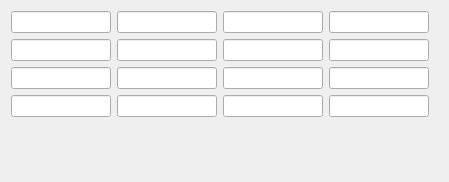
<?xml version="1.0" encoding="UTF-8"?>
<ui version="4.0">
 <class>MatrixChip_Dlg</class>
 <widget class="QWidget" name="MatrixChip_Dlg">
  <property name="geometry">
   <rect>
    <x>0</x>
    <y>0</y>
    <width>449</width>
    <height>182</height>
   </rect>
  </property>
  <property name="windowTitle">
   <string>Form</string>
  </property>
  <layout class="QGridLayout" name="gridLayout_2">
   <item row="0" column="0">
    <layout class="QVBoxLayout" name="verticalLayout">
     <item>
      <layout class="QHBoxLayout" name="horizontalLayout">
       <item>
        <layout class="QGridLayout" name="gridLayout">
         <item row="0" column="0">
          <widget class="QLineEdit" name="lineEdit_1">
           <property name="maxLength">
            <number>64</number>
           </property>
           <property name="alignment">
            <set>Qt::AlignRight|Qt::AlignTrailing|Qt::AlignVCenter</set>
           </property>
          </widget>
         </item>
         <item row="0" column="1">
          <widget class="QLineEdit" name="lineEdit_2">
           <property name="maxLength">
            <number>64</number>
           </property>
           <property name="alignment">
            <set>Qt::AlignRight|Qt::AlignTrailing|Qt::AlignVCenter</set>
           </property>
          </widget>
         </item>
         <item row="0" column="2">
          <widget class="QLineEdit" name="lineEdit_3">
           <property name="maxLength">
            <number>64</number>
           </property>
           <property name="alignment">
            <set>Qt::AlignRight|Qt::AlignTrailing|Qt::AlignVCenter</set>
           </property>
          </widget>
         </item>
         <item row="0" column="3">
          <widget class="QLineEdit" name="lineEdit_4">
           <property name="maxLength">
            <number>64</number>
           </property>
           <property name="alignment">
            <set>Qt::AlignRight|Qt::AlignTrailing|Qt::AlignVCenter</set>
           </property>
          </widget>
         </item>
         <item row="1" column="0">
          <widget class="QLineEdit" name="lineEdit_5">
           <property name="maxLength">
            <number>64</number>
           </property>
           <property name="alignment">
            <set>Qt::AlignRight|Qt::AlignTrailing|Qt::AlignVCenter</set>
           </property>
          </widget>
         </item>
         <item row="1" column="1">
          <widget class="QLineEdit" name="lineEdit_6">
           <property name="maxLength">
            <number>64</number>
           </property>
           <property name="alignment">
            <set>Qt::AlignRight|Qt::AlignTrailing|Qt::AlignVCenter</set>
           </property>
          </widget>
         </item>
         <item row="1" column="2">
          <widget class="QLineEdit" name="lineEdit_7">
           <property name="maxLength">
            <number>64</number>
           </property>
           <property name="alignment">
            <set>Qt::AlignRight|Qt::AlignTrailing|Qt::AlignVCenter</set>
           </property>
          </widget>
         </item>
         <item row="1" column="3">
          <widget class="QLineEdit" name="lineEdit_8">
           <property name="maxLength">
            <number>64</number>
           </property>
           <property name="alignment">
            <set>Qt::AlignRight|Qt::AlignTrailing|Qt::AlignVCenter</set>
           </property>
          </widget>
         </item>
         <item row="2" column="0">
          <widget class="QLineEdit" name="lineEdit_9">
           <property name="maxLength">
            <number>64</number>
           </property>
           <property name="alignment">
            <set>Qt::AlignRight|Qt::AlignTrailing|Qt::AlignVCenter</set>
           </property>
          </widget>
         </item>
         <item row="2" column="1">
          <widget class="QLineEdit" name="lineEdit_10">
           <property name="maxLength">
            <number>64</number>
           </property>
           <property name="alignment">
            <set>Qt::AlignRight|Qt::AlignTrailing|Qt::AlignVCenter</set>
           </property>
          </widget>
         </item>
         <item row="2" column="2">
          <widget class="QLineEdit" name="lineEdit_11">
           <property name="maxLength">
            <number>64</number>
           </property>
           <property name="alignment">
            <set>Qt::AlignRight|Qt::AlignTrailing|Qt::AlignVCenter</set>
           </property>
          </widget>
         </item>
         <item row="2" column="3">
          <widget class="QLineEdit" name="lineEdit_12">
           <property name="maxLength">
            <number>64</number>
           </property>
           <property name="alignment">
            <set>Qt::AlignRight|Qt::AlignTrailing|Qt::AlignVCenter</set>
           </property>
          </widget>
         </item>
         <item row="3" column="0">
          <widget class="QLineEdit" name="lineEdit_13">
           <property name="maxLength">
            <number>64</number>
           </property>
           <property name="alignment">
            <set>Qt::AlignRight|Qt::AlignTrailing|Qt::AlignVCenter</set>
           </property>
          </widget>
         </item>
         <item row="3" column="1">
          <widget class="QLineEdit" name="lineEdit_14">
           <property name="maxLength">
            <number>64</number>
           </property>
           <property name="alignment">
            <set>Qt::AlignRight|Qt::AlignTrailing|Qt::AlignVCenter</set>
           </property>
          </widget>
         </item>
         <item row="3" column="2">
          <widget class="QLineEdit" name="lineEdit_15">
           <property name="maxLength">
            <number>64</number>
           </property>
           <property name="alignment">
            <set>Qt::AlignRight|Qt::AlignTrailing|Qt::AlignVCenter</set>
           </property>
          </widget>
         </item>
         <item row="3" column="3">
          <widget class="QLineEdit" name="lineEdit_16">
           <property name="maxLength">
            <number>64</number>
           </property>
           <property name="alignment">
            <set>Qt::AlignRight|Qt::AlignTrailing|Qt::AlignVCenter</set>
           </property>
          </widget>
         </item>
        </layout>
       </item>
       <item>
        <spacer name="horizontalSpacer">
         <property name="orientation">
          <enum>Qt::Horizontal</enum>
         </property>
         <property name="sizeHint" stdset="0">
          <size>
           <width>40</width>
           <height>20</height>
          </size>
         </property>
        </spacer>
       </item>
      </layout>
     </item>
     <item>
      <spacer name="verticalSpacer">
       <property name="orientation">
        <enum>Qt::Vertical</enum>
       </property>
       <property name="sizeHint" stdset="0">
        <size>
         <width>20</width>
         <height>40</height>
        </size>
       </property>
      </spacer>
     </item>
    </layout>
   </item>
  </layout>
 </widget>
 <resources/>
 <connections>
  <connection>
   <sender>lineEdit_1</sender>
   <signal>textEdited(QString)</signal>
   <receiver>MatrixChip_Dlg</receiver>
   <slot>onValueChange()</slot>
   <hints>
    <hint type="sourcelabel">
     <x>61</x>
     <y>21</y>
    </hint>
    <hint type="destinationlabel">
     <x>224</x>
     <y>90</y>
    </hint>
   </hints>
  </connection>
  <connection>
   <sender>lineEdit_2</sender>
   <signal>textEdited(QString)</signal>
   <receiver>MatrixChip_Dlg</receiver>
   <slot>onValueChange()</slot>
   <hints>
    <hint type="sourcelabel">
     <x>167</x>
     <y>21</y>
    </hint>
    <hint type="destinationlabel">
     <x>224</x>
     <y>90</y>
    </hint>
   </hints>
  </connection>
  <connection>
   <sender>lineEdit_3</sender>
   <signal>textEdited(QString)</signal>
   <receiver>MatrixChip_Dlg</receiver>
   <slot>onValueChange()</slot>
   <hints>
    <hint type="sourcelabel">
     <x>274</x>
     <y>21</y>
    </hint>
    <hint type="destinationlabel">
     <x>224</x>
     <y>90</y>
    </hint>
   </hints>
  </connection>
  <connection>
   <sender>lineEdit_4</sender>
   <signal>textEdited(QString)</signal>
   <receiver>MatrixChip_Dlg</receiver>
   <slot>onValueChange()</slot>
   <hints>
    <hint type="sourcelabel">
     <x>380</x>
     <y>21</y>
    </hint>
    <hint type="destinationlabel">
     <x>224</x>
     <y>90</y>
    </hint>
   </hints>
  </connection>
  <connection>
   <sender>lineEdit_5</sender>
   <signal>textEdited(QString)</signal>
   <receiver>MatrixChip_Dlg</receiver>
   <slot>onValueChange()</slot>
   <hints>
    <hint type="sourcelabel">
     <x>61</x>
     <y>47</y>
    </hint>
    <hint type="destinationlabel">
     <x>224</x>
     <y>90</y>
    </hint>
   </hints>
  </connection>
  <connection>
   <sender>lineEdit_6</sender>
   <signal>textEdited(QString)</signal>
   <receiver>MatrixChip_Dlg</receiver>
   <slot>onValueChange()</slot>
   <hints>
    <hint type="sourcelabel">
     <x>167</x>
     <y>47</y>
    </hint>
    <hint type="destinationlabel">
     <x>224</x>
     <y>90</y>
    </hint>
   </hints>
  </connection>
  <connection>
   <sender>lineEdit_7</sender>
   <signal>textEdited(QString)</signal>
   <receiver>MatrixChip_Dlg</receiver>
   <slot>onValueChange()</slot>
   <hints>
    <hint type="sourcelabel">
     <x>274</x>
     <y>47</y>
    </hint>
    <hint type="destinationlabel">
     <x>224</x>
     <y>90</y>
    </hint>
   </hints>
  </connection>
  <connection>
   <sender>lineEdit_8</sender>
   <signal>textEdited(QString)</signal>
   <receiver>MatrixChip_Dlg</receiver>
   <slot>onValueChange()</slot>
   <hints>
    <hint type="sourcelabel">
     <x>380</x>
     <y>47</y>
    </hint>
    <hint type="destinationlabel">
     <x>224</x>
     <y>90</y>
    </hint>
   </hints>
  </connection>
  <connection>
   <sender>lineEdit_9</sender>
   <signal>textEdited(QString)</signal>
   <receiver>MatrixChip_Dlg</receiver>
   <slot>onValueChange()</slot>
   <hints>
    <hint type="sourcelabel">
     <x>61</x>
     <y>73</y>
    </hint>
    <hint type="destinationlabel">
     <x>224</x>
     <y>90</y>
    </hint>
   </hints>
  </connection>
  <connection>
   <sender>lineEdit_10</sender>
   <signal>textEdited(QString)</signal>
   <receiver>MatrixChip_Dlg</receiver>
   <slot>onValueChange()</slot>
   <hints>
    <hint type="sourcelabel">
     <x>167</x>
     <y>73</y>
    </hint>
    <hint type="destinationlabel">
     <x>224</x>
     <y>90</y>
    </hint>
   </hints>
  </connection>
  <connection>
   <sender>lineEdit_11</sender>
   <signal>textEdited(QString)</signal>
   <receiver>MatrixChip_Dlg</receiver>
   <slot>onValueChange()</slot>
   <hints>
    <hint type="sourcelabel">
     <x>274</x>
     <y>73</y>
    </hint>
    <hint type="destinationlabel">
     <x>224</x>
     <y>90</y>
    </hint>
   </hints>
  </connection>
  <connection>
   <sender>lineEdit_12</sender>
   <signal>textEdited(QString)</signal>
   <receiver>MatrixChip_Dlg</receiver>
   <slot>onValueChange()</slot>
   <hints>
    <hint type="sourcelabel">
     <x>380</x>
     <y>73</y>
    </hint>
    <hint type="destinationlabel">
     <x>224</x>
     <y>90</y>
    </hint>
   </hints>
  </connection>
  <connection>
   <sender>lineEdit_13</sender>
   <signal>textEdited(QString)</signal>
   <receiver>MatrixChip_Dlg</receiver>
   <slot>onValueChange()</slot>
   <hints>
    <hint type="sourcelabel">
     <x>61</x>
     <y>99</y>
    </hint>
    <hint type="destinationlabel">
     <x>224</x>
     <y>90</y>
    </hint>
   </hints>
  </connection>
  <connection>
   <sender>lineEdit_14</sender>
   <signal>textEdited(QString)</signal>
   <receiver>MatrixChip_Dlg</receiver>
   <slot>onValueChange()</slot>
   <hints>
    <hint type="sourcelabel">
     <x>167</x>
     <y>99</y>
    </hint>
    <hint type="destinationlabel">
     <x>224</x>
     <y>90</y>
    </hint>
   </hints>
  </connection>
  <connection>
   <sender>lineEdit_15</sender>
   <signal>textEdited(QString)</signal>
   <receiver>MatrixChip_Dlg</receiver>
   <slot>onValueChange()</slot>
   <hints>
    <hint type="sourcelabel">
     <x>274</x>
     <y>99</y>
    </hint>
    <hint type="destinationlabel">
     <x>224</x>
     <y>90</y>
    </hint>
   </hints>
  </connection>
  <connection>
   <sender>lineEdit_16</sender>
   <signal>textEdited(QString)</signal>
   <receiver>MatrixChip_Dlg</receiver>
   <slot>onValueChange()</slot>
   <hints>
    <hint type="sourcelabel">
     <x>380</x>
     <y>99</y>
    </hint>
    <hint type="destinationlabel">
     <x>224</x>
     <y>90</y>
    </hint>
   </hints>
  </connection>
 </connections>
 <slots>
  <slot>onValueChange()</slot>
 </slots>
</ui>
